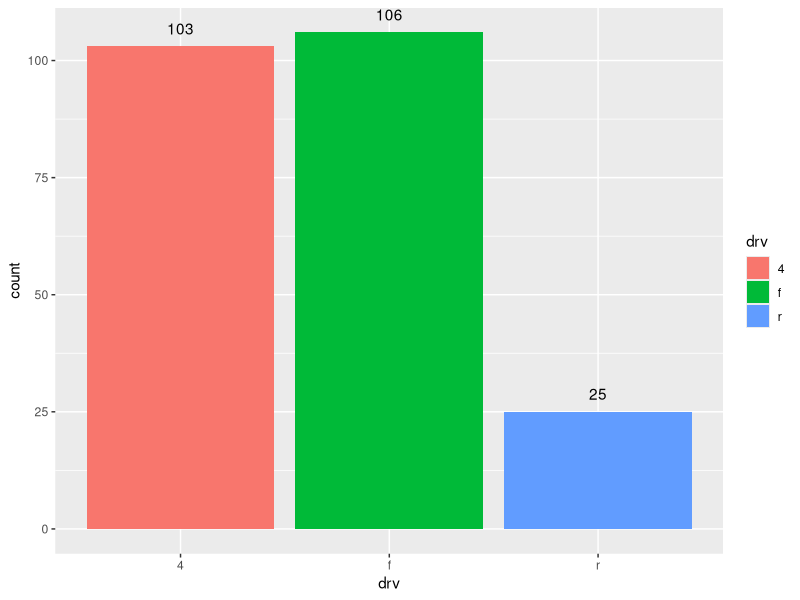
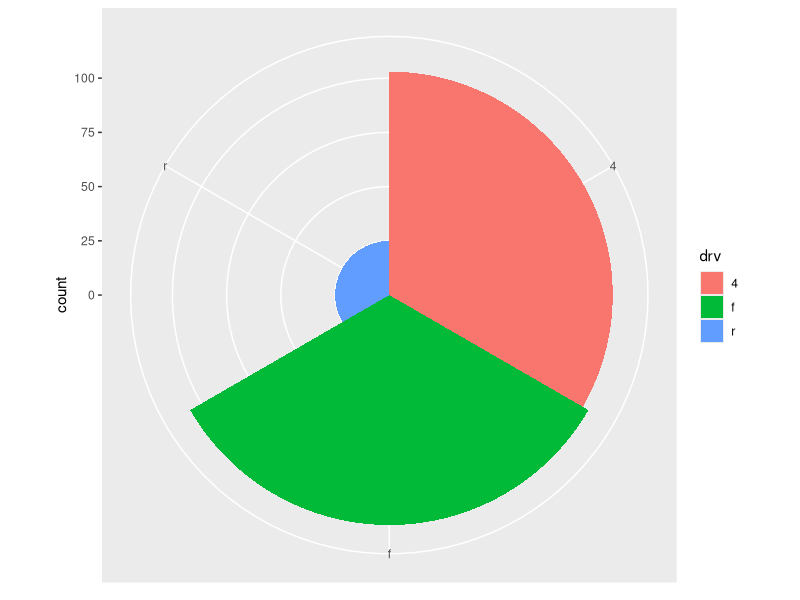
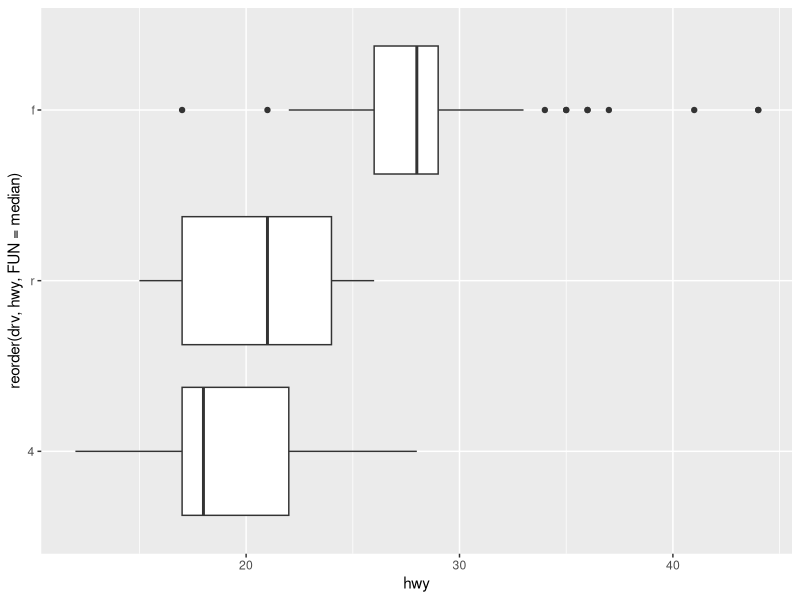
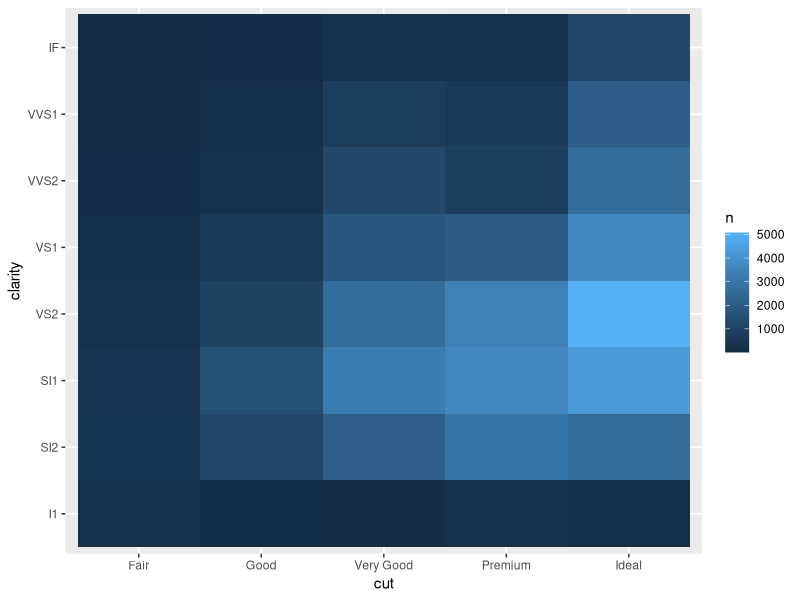
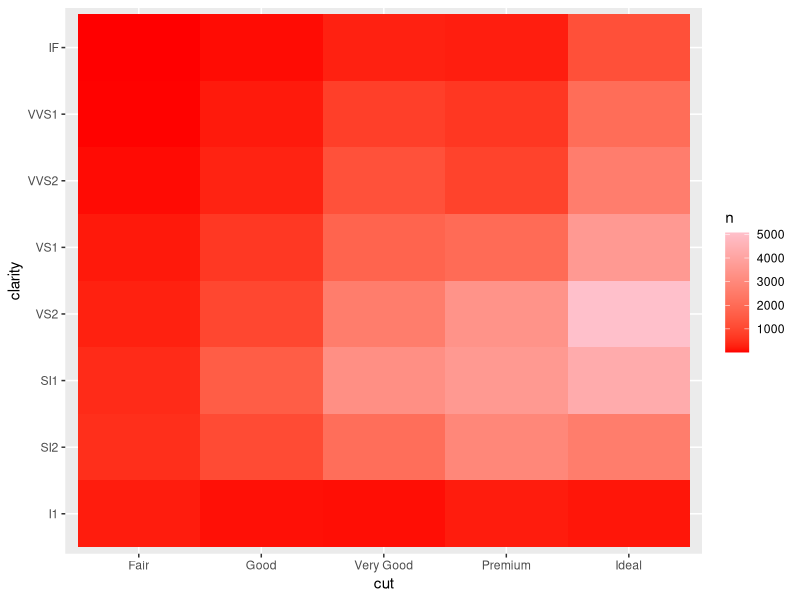
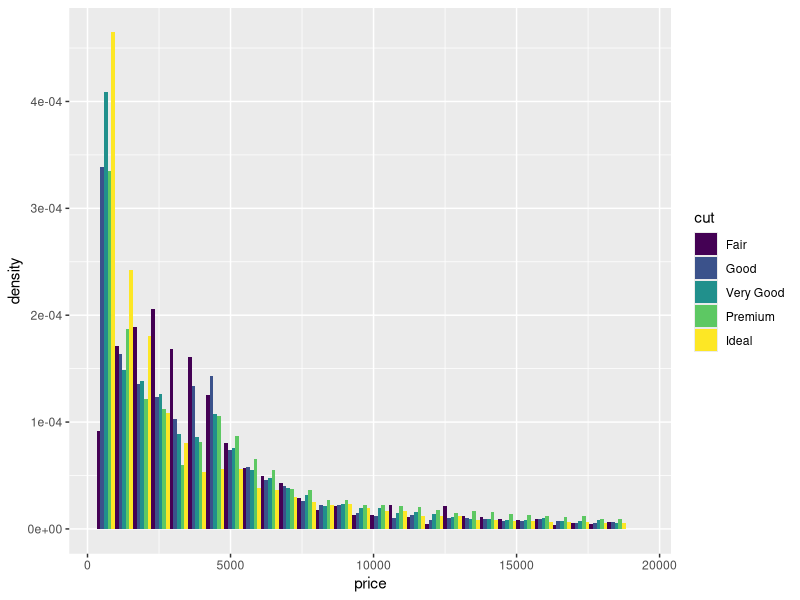
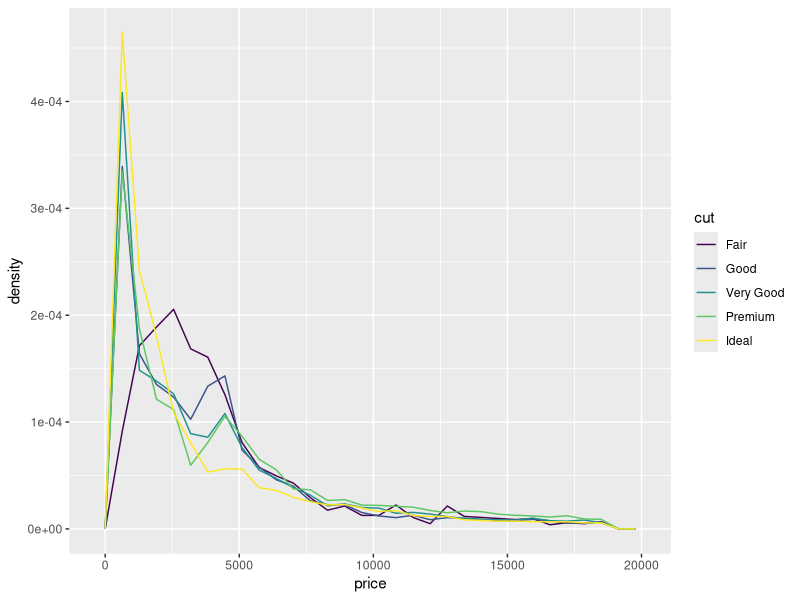
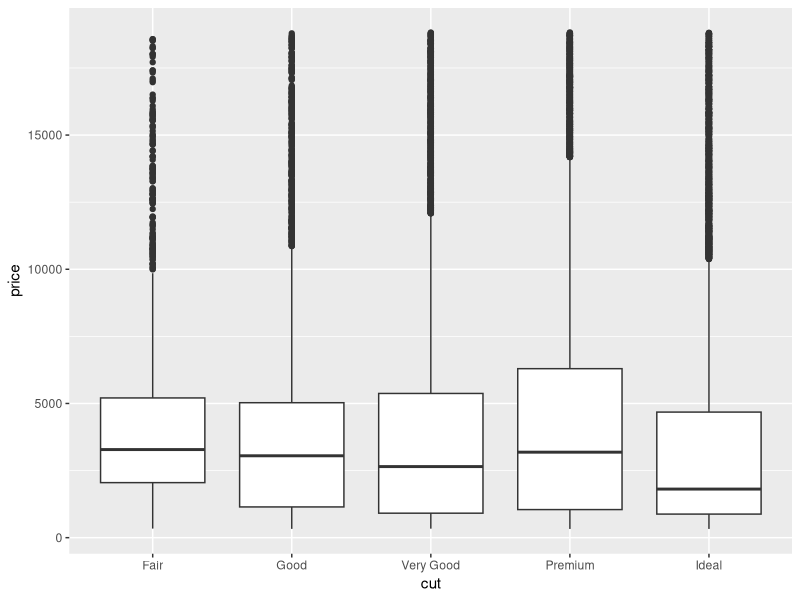

The R script that drew these images, in order:
## ---- chunk 1
# install the tidyverse package first if you have not done it yet.
#install.packages("tidyverse") # you can comment out this line after you have installed `tidyverse`

library(tidyverse) # for the `ggplot2` package
## ---- chunk 2
?mpg
dim(mpg)  # dimension of the table
names(mpg)  # list the variables in mpg
str(mpg)  # list the structures in mpg
glimpse(mpg) # get a glimpse of the mpg data
## ---- chunk 3
# Enter your code here
ggplot(data = mpg, mapping = aes(x = drv, fill = drv)) + # load mpg data with x = drv and fill by drive
  geom_bar() + # bar plot
  geom_text(stat = 'count', # use stat count method
            mapping = aes(label = ..count..),
            vjust = -1)

## ---- chunk 4
# Enter your code here
ggplot(data = mpg) + # load mpg data
  geom_bar(mapping = aes(x = drv, fill = drv), #plot bar 
           width = 1) + 
  theme(aspect.ratio = 1)+
  labs(x = NULL) +
  coord_polar() # change bar type plot

## ---- chunk 5
# Enter your code here
ggplot(data = mpg) + # load mpg data
  geom_boxplot(mapping = aes(x = reorder(drv, hwy, FUN = median), y = hwy)) + # bpxplot with x = drv, y = hwy, order by median 
  coord_flip() # change orientation to horizontal

## ---- chunk 6
?diamonds
dim(diamonds)  # dimension of the table
diamonds # print/view diamonds
str(diamonds)  # list the structures in diamonds
glimpse(diamonds) # get a glimpse of the data
## ---- chunk 7
# Enter your code here

ggplot(data = count(x = diamonds, cut, clarity)) + # load diamond data, cut and clarity
geom_tile(mapping = aes(x = cut, y = clarity, fill = n)) # plot tile by x = cut, y = clatiy, and fill by count 

## ---- chunk 8
# Enter your code here

ggplot(data = count(x = diamonds, cut, clarity)) + # load diamond data, cut and clarity
geom_tile(mapping = aes(x = cut, y = clarity, fill = n)) + # plot tile by x = cut, y = clatiy, and fill by count 
  scale_fill_gradient(low = "red", high = "pink") # fill gradient by red for low and pink for high count
## ---- chunk 9
# Enter your code here
ggplot(data = diamonds) + # load diamonds data
  geom_histogram(aes(x = price, y = ..density.., fill = cut), position = "dodge") # plot histogram with x = price, y = density, and dill by cut, with position = "dodge"

## ---- chunk 10
# Enter your code here
ggplot( data = diamonds) + # load diamond data
  geom_freqpoly(aes(x = price, y = ..density.., color = cut))# plot frqpoly by x = price, y = density, and color = cut

## ---- chunk 11
# Enter your code here
ggplot(data = diamonds) + # load diamond data
  geom_boxplot(mapping = aes(x = cut, y = price)) # plot a boxplot by x = cut, y = price

## ---- chunk 12
# Enter your code here
ggplot( data = diamonds)+ # load diamonds data
  geom_violin(mapping = aes(x = cut, y = price)) # plot violon with x = cut and y = price

